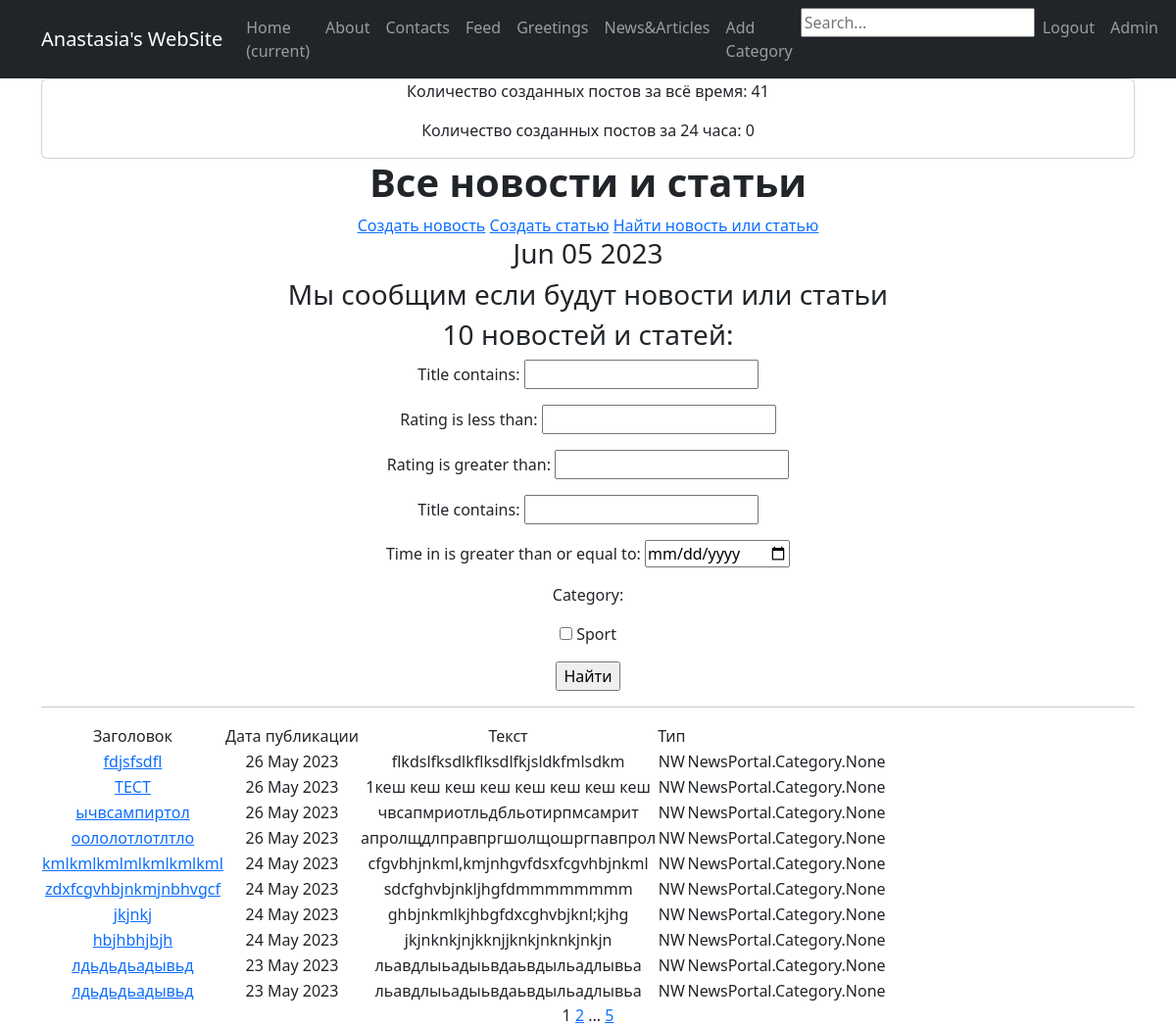
The page /posts/ (signed in) on the database its author committed.
### NewsPortal/models.py (models this page shows, shortened)
class Post(models.Model):
    author = models.ForeignKey(User, default=1, on_delete=models.SET_DEFAULT)
    type = models.CharField(max_length=7, choices=TYPE)
    time_in = models.DateTimeField(auto_now_add=True)
    category = models.ManyToManyField(Category, through='PostCategory')
    title = models.CharField(max_length=255)
    text = models.TextField()
    rating = models.IntegerField(default=0)

### NewsPortal/views.py (the view)
# urls.py: path('posts/', PostList.as_view(), name='post_list'),
class PostList(ListView):
    model = Post
    ordering = '-time_in'
    template_name = 'posts/posts.html'
    context_object_name = 'posts'
    paginate_by = 10
    @method_decorator(login_required)
    def posts(request):
        posts = Post.objects.filter(author=request.user).order_by('-time_in')
        context = {'posts': posts}
        return render(request, 'NewsPortal/posts.html', context)
    def get_queryset(self):
        queryset = super().get_queryset()
        self.filterset = PostFilter(self.request.GET, queryset)
        return self.filterset.qs
    def get_context_data(self, **kwards):
        context = super().get_context_data(**kwards)
        today = datetime.utcnow().date()
        q_user = Q(author=self.request.user)
        q_date = Q(time_in__gte=today, time_in__lt=today + timedelta(days=1))
        today_posts = self.model.objects.filter(q_user, q_date)
        user_posts_count = self.model.objects.filter(author=self.request.user).count()
        context['user_today_posts_count'] = today_posts.count()
        context['user_posts_count'] = user_posts_count
        context['time_now'] = datetime.utcnow()
        context['next_post'] = None
        context['filterset'] = self.filterset
        return context

### NewsPortal/models.py (called while the page is built)
    def __str__(self):
        return f'{self.name.title()}'

### NewsPortal/templatetags/custom_tags.py (called while the page is built)
@register.simple_tag()
def current_time(format_string='%b %d %Y'):
    return datetime.utcnow().strftime(format_string)

### templates/posts/posts.html (shortened to what this page needs)
{% extends 'flatpages/default.html' %}
{% load custom_filters %}
{% load custom_tags %}
{% block content %}
<div class="card">
        <p class="card-text">Количество созданных постов за всё время: {{user_posts_count}}</p>
        <p classs="card-text"> Количество созданных постов за 24 часа: {{user_today_posts_count}}</p>
</div>
<h1><b> Все новости и статьи </b></h1>
<a href="/news/create/">Создать новость</a>
<a href="/article/create/">Создать статью</a>
<a href="/search/">Найти новость или статью</a>
<h3> {% current_time '%b %d %Y' %}</h3>
<h3> {{ next_post|default_if_none:"Мы сообщим если будут новости или статьи" }} </h3>
<h3> {{ posts|length }} новостей и статей:</h3>
    <form action="" method="get">
       {{ filterset.form.as_p }}
       <input type="submit" value="Найти" />
    </form>
<hr>
    {% if posts %}
{% load cache %}
{% cache 60 posts%}
        <table>
            <tr>
                <td> Заголовок</td>
                <td> Дата публикации </td>
                <td> Текст </td>
                <td> Тип </td>
            </tr>
            {% for post in posts %}
            <tr>
                <td><a href="{% url 'some_news' post.pk %}">{{ post.title }}</a></td>
                <td> {{ post.time_in|date:'d M Y' }} </td>
                <td> {{ post.text|truncatewords:15 }} </td>
                <td> {{ post.type }} </td>
                <td> {{ post.category }} </td>
            </tr>
            {% endfor %}
            {% endcache%}
        </table>
    {% else %}
        <h2> Нет новостей! </h2>
    {% endif %}
   {{ page_obj.number }}
   {% if page_obj.has_next %}
       <a href="?page={{ page_obj.next_page_number }}">{{ page_obj.next_page_number }}</a>
       {% if paginator.num_pages != page_obj.next_page_number %}
           ...
           <a href="?page={{ page_obj.paginator.num_pages }}">{{ page_obj.paginator.num_pages }}</a>
       {% endif %}
   {% endif %}
{% endblock content %}

### rows shown on the page
Post: title "fdjsfsdfl", time_in "26 May 2023", text "flkdslfksdlkflksdlfkjsldkfmlsdkm", type "NW", category "NewsPortal.Category.None"
Post: title "ТЕСТ", time_in "26 May 2023", text "1кеш кеш кеш кеш кеш кеш кеш кеш", type "NW", category "NewsPortal.Category.None"
Post: title "ычвсампиртол", time_in "26 May 2023", text "чвсапмриотльдбльотирпмсамрит", type "NW", category "NewsPortal.Category.None"
Post: title "оололотлотлтло", time_in "26 May 2023", text "апролщдлправпргшолщошргпавпрол", type "NW", category "NewsPortal.Category.None"
Post: title "kmlkmlkmlmlkmlkmlkml", time_in "24 May 2023", text "cfgvbhjnkml,kmjnhgvfdsxfcgvhbjnkml", type "NW", category "NewsPortal.Category.None"
Post: title "zdxfcgvhbjnkmjnbhvgcf", time_in "24 May 2023", text "sdcfghvbjnkljhgfdmmmmmmmm", type "NW", category "NewsPortal.Category.None"
Post: title "jkjnkj", time_in "24 May 2023", text "ghbjnkmlkjhbgfdxcghvbjknl;kjhg", type "NW", category "NewsPortal.Category.None"
Post: title "hbjhbhjbjh", time_in "24 May 2023", text "jkjnknkjnjkknjjknkjnknkjnkjn", type "NW", category "NewsPortal.Category.None"
Post: title "лдьдьдьадывьд", time_in "23 May 2023", text "льавдлыьадыьвдаьвдыльадлывьа", type "NW", category "NewsPortal.Category.None"
Post: title "лдьдьдьадывьд", time_in "23 May 2023", text "льавдлыьадыьвдаьвдыльадлывьа", type "NW", category "NewsPortal.Category.None"

### other values the page prints
{{ user_posts_count }} "41"
{{ user_today_posts_count }} "0"
{{ next_post|default_if_none:"Мы сообщим если будут новости или статьи" }} "Мы сообщим если будут новости или статьи"
{{ posts|length }} "10"
{{ page_obj.number }} "1"
{{ page_obj.next_page_number }} "2"
{{ page_obj.paginator.num_pages }} "5"
